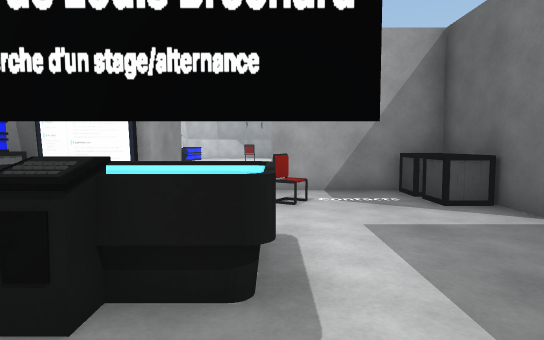
view 1 (above)

22 first-person views from a walk through a scene from a Unity 3-D project. The camera is 1.2 m above the floor, tilts 4° down and sees 75° across. The floor is counted in squares, 1 m on a side. Each view is taken from the middle of a square. On the plan, view 1 faces up. The plan holds only what a view shows up to about 14 squares ahead; the rest is blank. The place goes on beyond the plan. The player is left out.

view 2
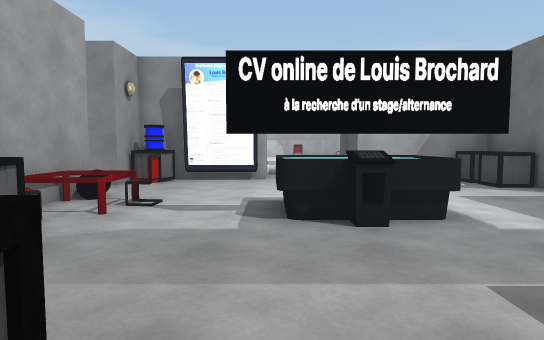

view 3
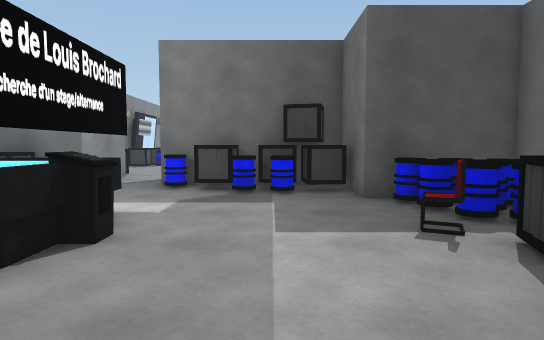

view 4
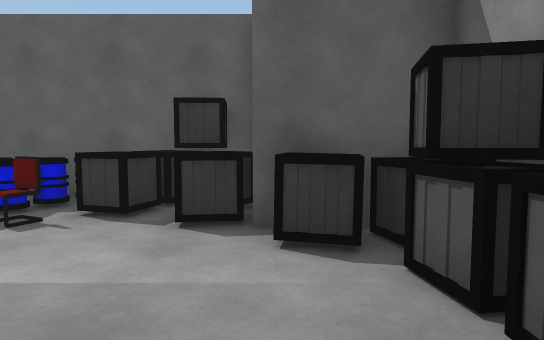

view 5
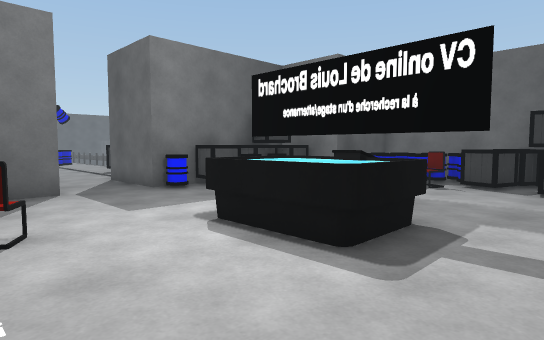

view 6
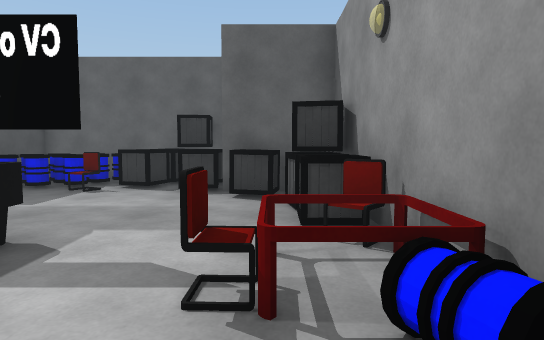

view 7
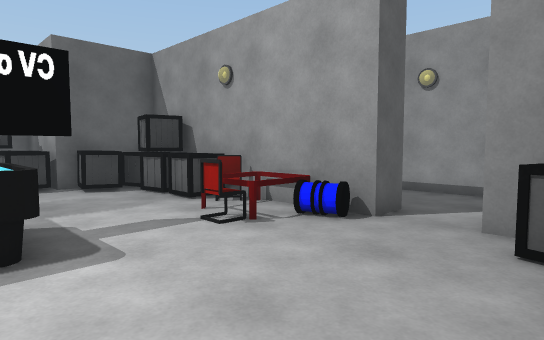

view 8
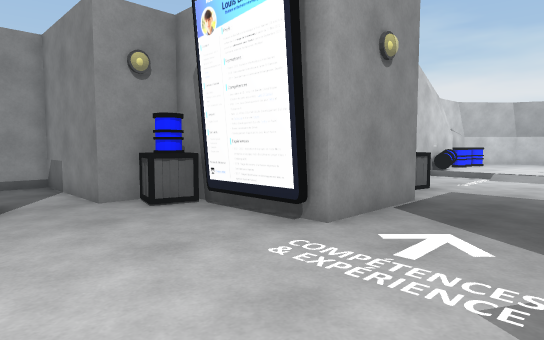

view 9
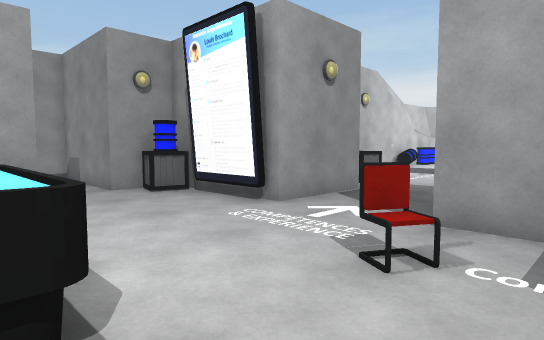

view 10
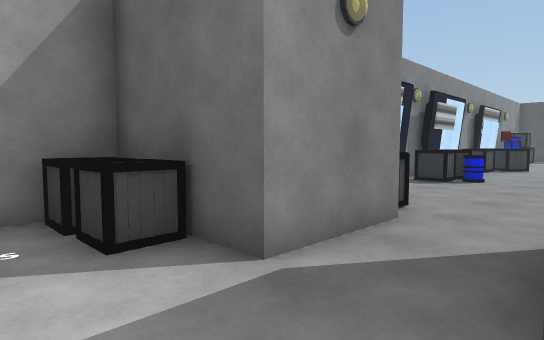

view 11
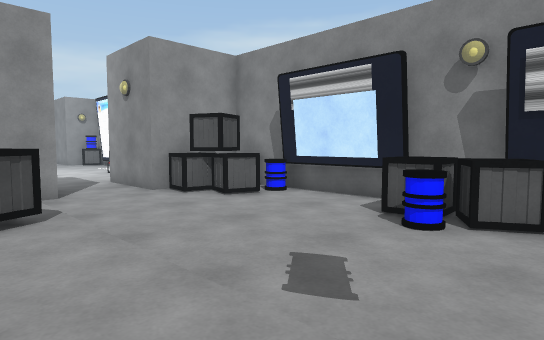

view 12
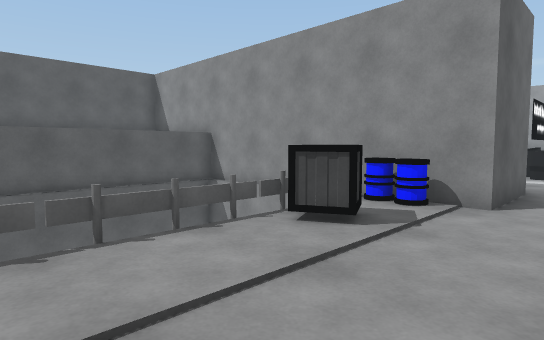

view 13
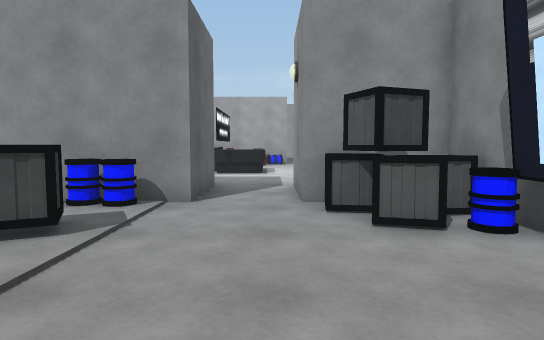

view 14
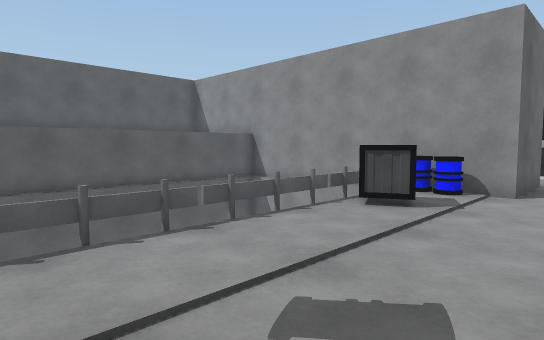

view 15
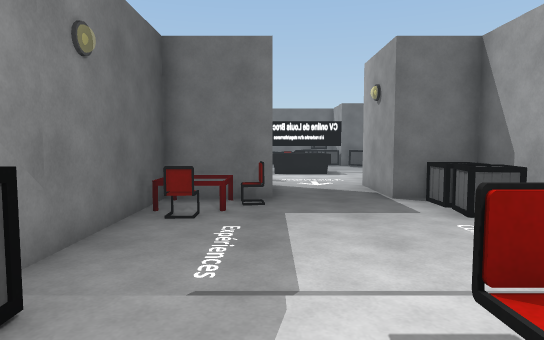

view 16
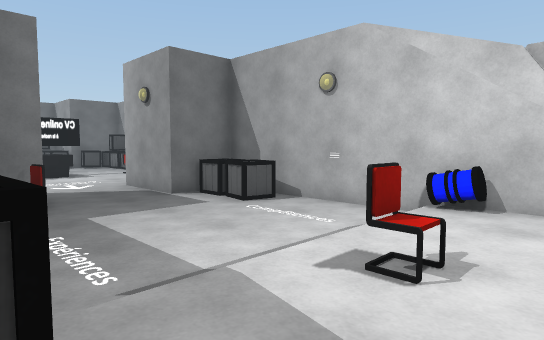

view 17
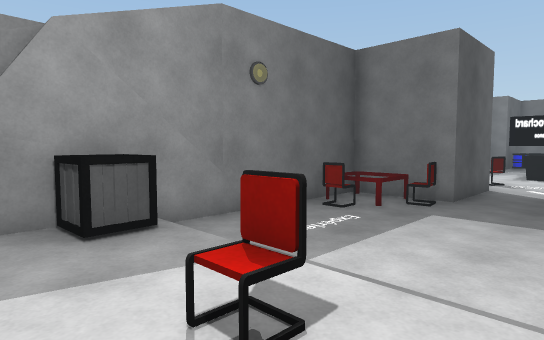

view 18
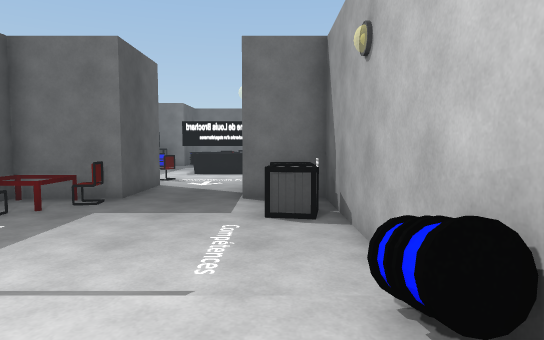

view 19
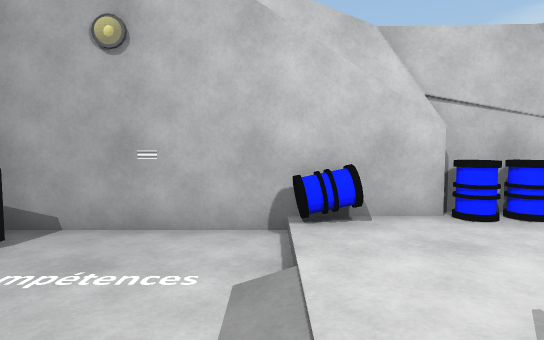

view 20
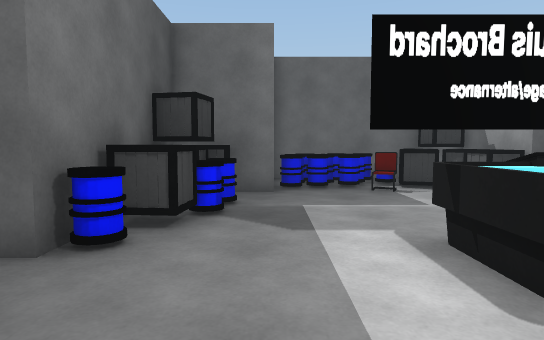

view 21
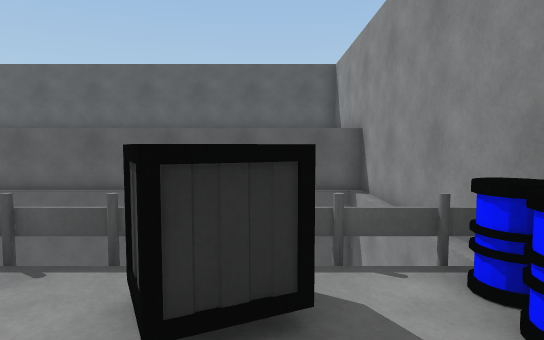

view 22
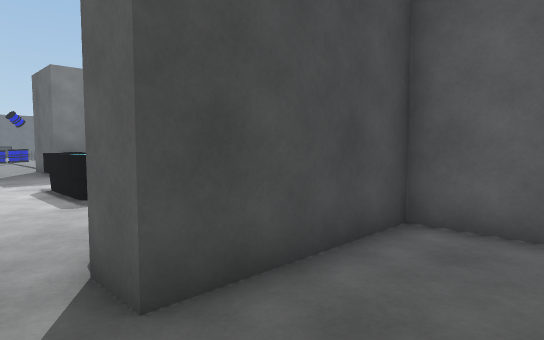

### Floor plan
Key: @ floor where view 1 was taken; # wall or solid block; . main floor; : floor 0.25 m higher than the main floor; / step, stairs or slope; ^ raised ledge; v drop or lower ground; B barrel; T TV; C crate; H chair; A table; O other object.
Columns run from 12 left of view 1 to 17 right of it. Each row starts with its distance up from view 1.
 22       #B:::::::
 21       #::::H:::#
 20       #B::::::C#
 19       #..////..#
 18       #........#
 17       #........#
 16       #........#
 15       #CC.....H#
 14       #CC....AA#
 13       #CC...H###
 12       ####..###
 11         ##..##
 10     ######..######
  9     #BTT#.......C# ##########
  8 #####C..........C# #CCBTTTCCTT
  7 #...........H...C###CCC...CBC.
  6 #................###C......B..
  5 #...#B........................
  4  ...#AAH..  ..................
  3  ...#AA..OOOO...B###.........
  2   ..#H..........B###B.CC......
  1   ###C.........BC###B.C.......
  0     #C......@..CC####
 -1     #CCC.......CC####
 -2      C##C.....#######
 -3        #C.CHBB#    ##
 -4        #CCBBBB#    ##
 -5        #CCCBBB#     #vvvvvvvvv
 -6        ########     ^

Positions as (right, up) in squares from view 1, and headings:
1: (0, 0), facing up
2: (-3, -3), facing up
3: (-6, 0), facing right
4: (-5, 3), facing down
5: (-5, 8), facing down-right
6: (-6, 7), facing down
7: (-2, 9), facing down-left
8: (0, 5), facing up-left
9: (2, 4), facing up-left
10: (2, 3), facing up-right
11: (17, 1), facing up-left
12: (15, 5), facing down-left
13: (15, 5), facing left
14: (17, 5), facing down-left
15: (0, 22), facing down
16: (2, 22), facing down-left
17: (-3, 22), facing down-right
18: (-4, 22), facing down
19: (0, 19), facing left
20: (2, 7), facing down
21: (10, 4), facing down
22: (-11, 7), facing down-right
